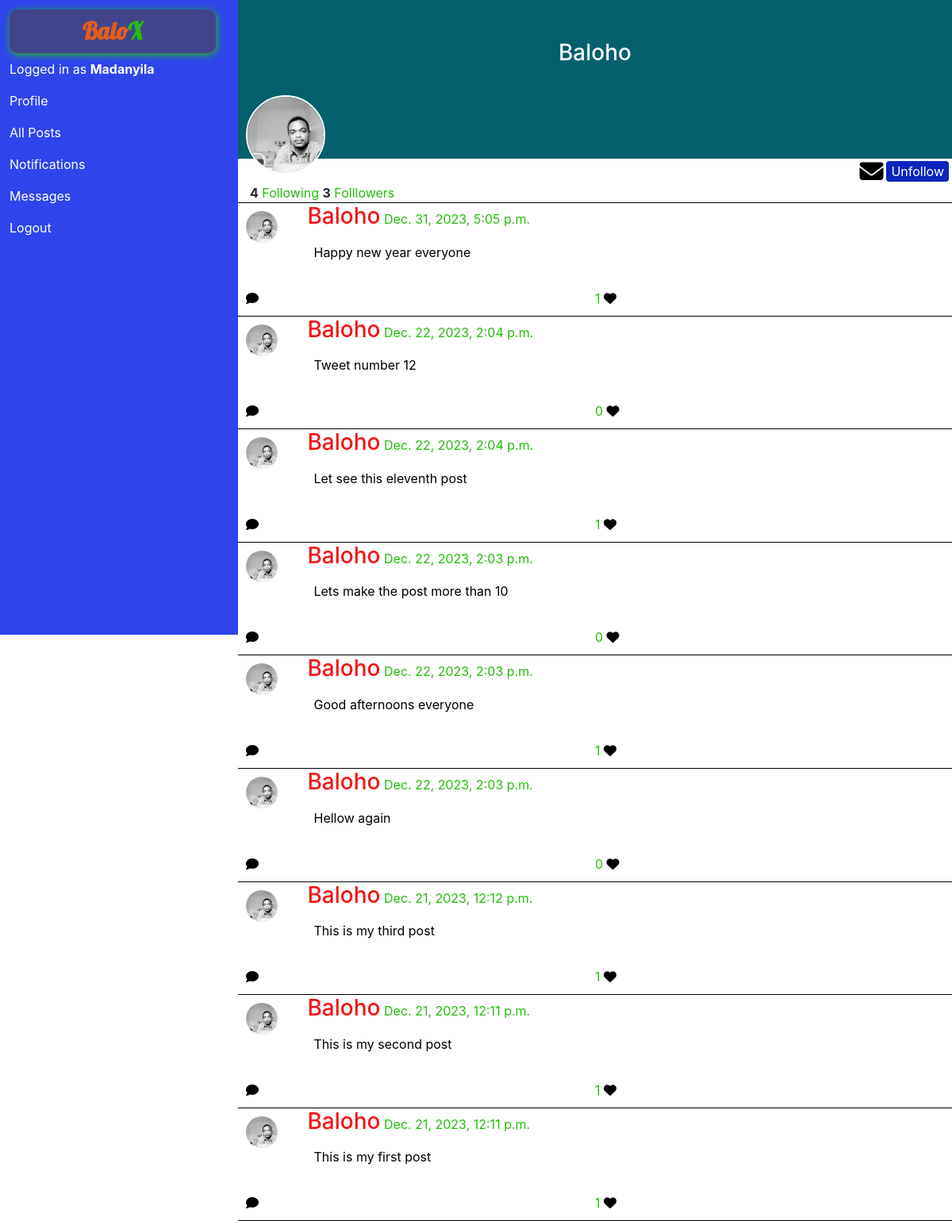
The app's page /2 (signed in) with its own data.
### network/models.py (models this page shows, shortened)
class User(AbstractUser):
    pass

class Post(models.Model):
    author = models.ForeignKey(User, on_delete=models.CASCADE, related_name='tweet')
    tweet = models.TextField(verbose_name='post', null=False, blank=False)
    liked_by = models.ManyToManyField(User, related_name='liked_posts', null=True, blank=True)
    likes = models.IntegerField(null=True, blank=True, verbose_name='like', max_length=20, default=0)
    time = models.DateTimeField(verbose_name='creation time')

### network/views.py (the view)
# urls.py: path('<int:profile_id>', views.profile, name='profile'),
@login_required
def profile(request, profile_id):
        profile = User.objects.get(pk=profile_id)
        if profile:
            if Account.objects.filter(user=profile).exists():
                followings = Account.objects.filter(user=profile).count()
            else:
                followings = 0
            if profile.followers:
                followers = profile.followers.all().count()
            else:
                followers = 0
            posts = Post.objects.filter(author=profile).order_by('-time')
            if Account.objects.filter(user=request.user, target=profile).exists():
                account = Account.objects.get(user=request.user, target=profile)
                followed = account.is_following
            else:
                followed = False
            return render(request, 'network/profile.html', {
            'profile' : profile,
            "followings" : followings,
            'followers' : followers,
            'followed' : followed,
            'posts' : posts
            })
        else:
            messages.error(request, 'Profile does not exist')
            return HttpResponseRedirect(reverse('index'))

### network/templates/network/profile.html (shortened to what this page needs)
{% extends 'network/layout.html' %}
{% load static %}
{% block body %}
<section id="profile_info">
    <div class="profile_imgs">
        <img src="{% static 'network/user.jpg' %}" alt="img">
        <h3>{{profile|capfirst}}</h3>
    </div>
    <div class="profile_btn">
        {% if profile != request.user %}
        <i class="fa-solid fa-envelope"></i>
        {% if followed %}
        <button class="btn-primary follow-btn" data-id="{{profile.id}}" id="follow-btn-{{profile.id}}">Unfollow</button>
        {% else %}
        <button class="btn-primary follow-btn" data-id="{{profile.id}}" id="follow-btn-{{profile.id}}">Follow</button>
        {% endif %}
        {% endif %}
    </div>
    <div class="follow_following container">
        <strong id="followings-{{profile.id}}">{{followings}}</strong>
        <span>Following</span>
        <strong id="followers-{{profile.id}}">{{followers}}</strong>
        <span>Folllowers</span>
    </div>
</section>
{% for post in posts %}
<section class="tweet">
    <div class="row container">
        <div class="userImg col-sm-1">
            <img src="{% static 'network/user.jpg' %}" alt="">
        </div>
        <div class="tweetContent col-sm-11">
            <h3 class="username">{{post.author|capfirst}}</h3>
            <span>{{post.time}}</span>
            <p>{{post.tweet}}</p>
        </div>
    </div>
    <div class="tweetIcon container row">
        <div class="col">
            <i class="fa-solid fa-comment"></i>
        </div>
        <div class="col">
            <span id="post-likes-{{post.id}}">{{post.likes}}</span>
            {% if request.user in post.liked_by.all %}
                <i class="liked fa-solid fa-heart likeIcon" data-like="post-{{post.id}}" id="post-like-{{post.id}}"></i>
            {% else %}
                <i class="unliked fa-solid fa-heart likeIcon" data-like="post-{{post.id}}" id="post-like-{{post.id}}"></i>
            {% endif %}
        </div>
    </div>
</section>
{% endfor %}
{% endblock %}

### network/templates/network/layout.html (shortened to what this page needs)
{% load static %}
<!DOCTYPE html>
<html lang="en">
    <head>
        <link rel="stylesheet" href="https://stackpath.bootstrapcdn.com/bootstrap/4.4.1/css/bootstrap.min.css">
        <link href="{% static 'network/styles.css' %}" rel="stylesheet">
    </head>
    <body>
        <div class="container-fluid">
            <div class="row">
                <nav class="navbar navbar-left col-sm-3" id="navbar-left">
                        <div class="left-container">
                                <ul class="navbar-nav mr-auto">
                                    <strong class="log navbar-brand">Balo<span>X</span></strong>
                                {% if user.is_authenticated %}
                                    <li class="nav-item">
                                        <a class="nav-link" href="#">Logged in as <strong>{{ request.user|capfirst}}</strong></a>
                                    </li>
                                    <li class="nav-item">
                                        <a class="nav-link" href="{% url 'profile' request.user.id %}">Profile</a>
                                    </li>
                                {% endif %}
                                <li class="nav-item">
                                    <a class="nav-link" href="{% url 'index' %}">All Posts</a>
                                </li>
                                <li class="nav-item">
                                <a class="nav-link" href="#">Notifications</a>
                                </li>
                                <li class="nav-item">
                                    <a class="nav-link" href="#">Messages</a>
                                </li>
                                {% if user.is_authenticated %}
                                    <li class="nav-item">
                                        <a class="nav-link" href="{% url 'logout' %}">Logout</a>
                                    </li>
                                {% endif %}
                                </ul>
                        </div>
                </nav>
                <div class="body col-sm-9">
                    {% block body %}
                    {% endblock %}
                </div>
            </div>
        </div>
    </body>
</html>

### network/static/network/styles.css (style rules this page uses)
body { background-color: white; }
.left-container { padding: 2px !important; }
.navbar-left { position: fixed; display: block; padding: 10px; height: 100vh; background-color: #2F45EB; }
.navbar-left a { color: white; }
.navbar { height: 100vh; }
span { color:#25BD0C; }
.navbar-brand { box-sizing: border-box; text-align: center; font-size: 30px; color: #E05E1F; background-color: #42448B; border-radius: 10px; box-shadow: 1px 2px 10px #25BD0C; font-family: 'Lobster', sans-serif; }
.body { padding: 0 !important; position: absolute; right: 0; }
section { border-bottom: solid 1px black; position: relative; }
.userImg { padding: 10px; }
.userImg img { width: 40px; height: 40px; border-radius: 50%; }
.tweetContent h3 { display: inline-block; color: rgb(245, 20, 20); }
.tweet p { padding: 8px; color: black; }
.tweetIcon { padding: 10px; color: white; }
.fa-solid { color: black; }
.profile_imgs { background-color: rgb(5, 95, 108); position: relative; height: 200px; }
.profile_imgs img { position: absolute; width: 100px; height: 100px; border-radius: 50%; left: 10px; bottom: -20px; border: solid 2px white; }
.profile_imgs h3 { color: white; position: relative; top: 50px; text-align: center; }
.profile_btn { display: flex; justify-content: right; color: white; align-items: center; height: 15px; margin-top: 8px; }
.profile_btn button { margin: 4px; border-style: none !important; border-radius: 4px !important; }
.profile_btn i { font-size: 30px; }
.username { color: #2F45EB; }
.postcontents h4,p { color: white; }
.btn-primary { background-color: #0C25BD !important; }
.unliked { color: black; }

### records on screen
User: user "Madanyila"
User: username "Baloho"
Post: author "Baloho", time "Dec. 31, 2023, 5:05 p.m.", tweet "Happy new year everyone", likes "1"
Post: author "Baloho", time "Dec. 22, 2023, 2:04 p.m.", tweet "Tweet number 12", likes "0"
Post: author "Baloho", time "Dec. 22, 2023, 2:04 p.m.", tweet "Let see this eleventh post", likes "1"
Post: author "Baloho", time "Dec. 22, 2023, 2:03 p.m.", tweet "Lets make the post more than 10", likes "0"
Post: author "Baloho", time "Dec. 22, 2023, 2:03 p.m.", tweet "Good afternoons everyone", likes "1"
Post: author "Baloho", time "Dec. 22, 2023, 2:03 p.m.", tweet "Hellow again", likes "0"
Post: author "Baloho", time "Dec. 21, 2023, 12:12 p.m.", tweet "This is my third post", likes "1"
Post: author "Baloho", time "Dec. 21, 2023, 12:11 p.m.", tweet "This is my second post", likes "1"
Post: author "Baloho", time "Dec. 21, 2023, 12:11 p.m.", tweet "This is my first post", likes "1"

### other values on screen
{{ followings }} "4"
{{ followers }} "3"
